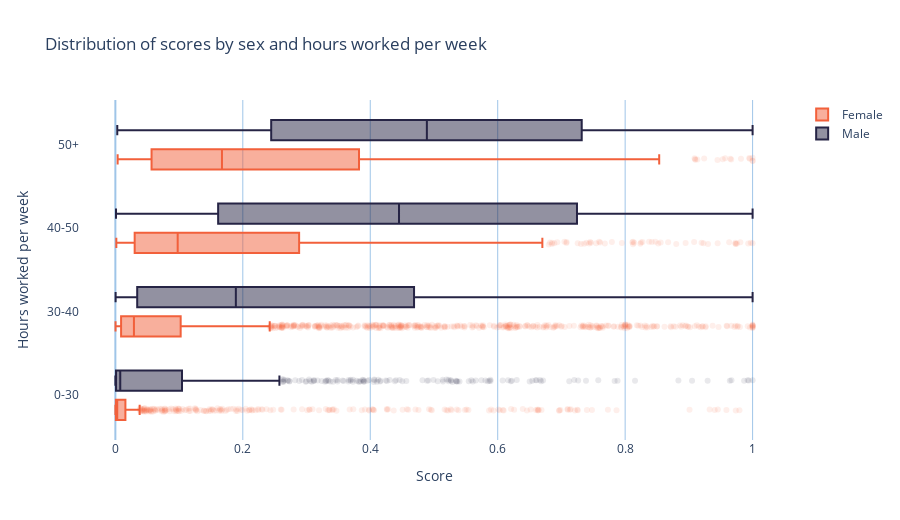

The cell this chart's notebook holds for it:
### Code cell
fig_cdp_by_sex = group_box_plots(
    test_prob,
    test.sex.map(lambda x: "Male" if x else "Female"),
    groups=test_hpw_enum,
    group_names=["0-30", "30-40", "40-50", "50+"],
    title="Distribution of scores by sex and hours worked per week",
    xlabel="Score",
    ylabel="Hours worked per week",
)
fig_cdp_by_sex

### Figure 1 — Plotly figure (JSON) as saved in the notebook; plotly's stock layout.template omitted (floating-point values rounded to 4 significant figures; data arrays with more than 128 entries replaced by an {"elided": "..."} marker saying what was removed)
{"data": [{"hoverinfo": "name+x", "jitter": 0.2, "line": {"color": "#f2603b"}, "marker": {"color": "rgba(242,96,59,1)", "opacity": 0.1}, "name": "Female", "orientation": "h", "type": "box", "x": {"elided": "4913 float values"}, "y": {"elided": "4913 int values"}}, {"hoverinfo": "name+x", "jitter": 0.2, "line": {"color": "#262445"}, "marker": {"color": "rgba(38,36,69,1)", "opacity": 0.1}, "name": "Male", "orientation": "h", "type": "box", "x": {"elided": "10147 float values"}, "y": {"elided": "10147 int values"}}], "layout": {"autosize": true, "boxmode": "group", "height": 520, "hovermode": "closest", "paper_bgcolor": "rgba(0,0,0,0)", "plot_bgcolor": "rgba(0,0,0,0)", "title": {"text": "Distribution of scores by sex and hours worked per week"}, "xaxis": {"fixedrange": true, "gridcolor": "rgb(159, 197, 232)", "hoverformat": ".3f", "title": {"text": "Score"}, "zerolinecolor": "rgb(159, 197, 232)"}, "yaxis": {"fixedrange": true, "gridcolor": "rgba(0,0,0,0)", "ticktext": ["0-30", "30-40", "40-50", "50+"], "tickvals": [0, 1, 2, 3], "title": {"text": "Hours worked per week"}, "zerolinecolor": "rgba(0,0,0,0)"}}}
